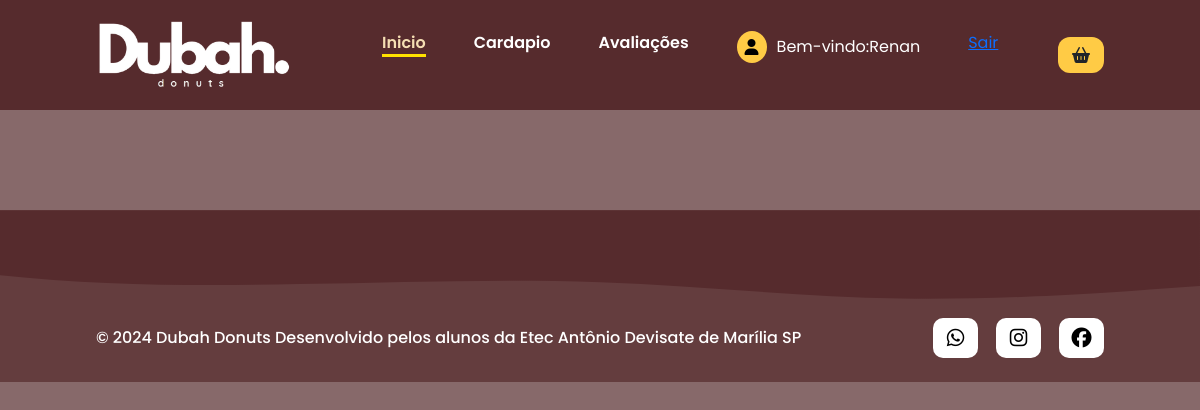
Before: /tcc/index.php?pag=login&pagina=pedidos (signed in) with the older database file.
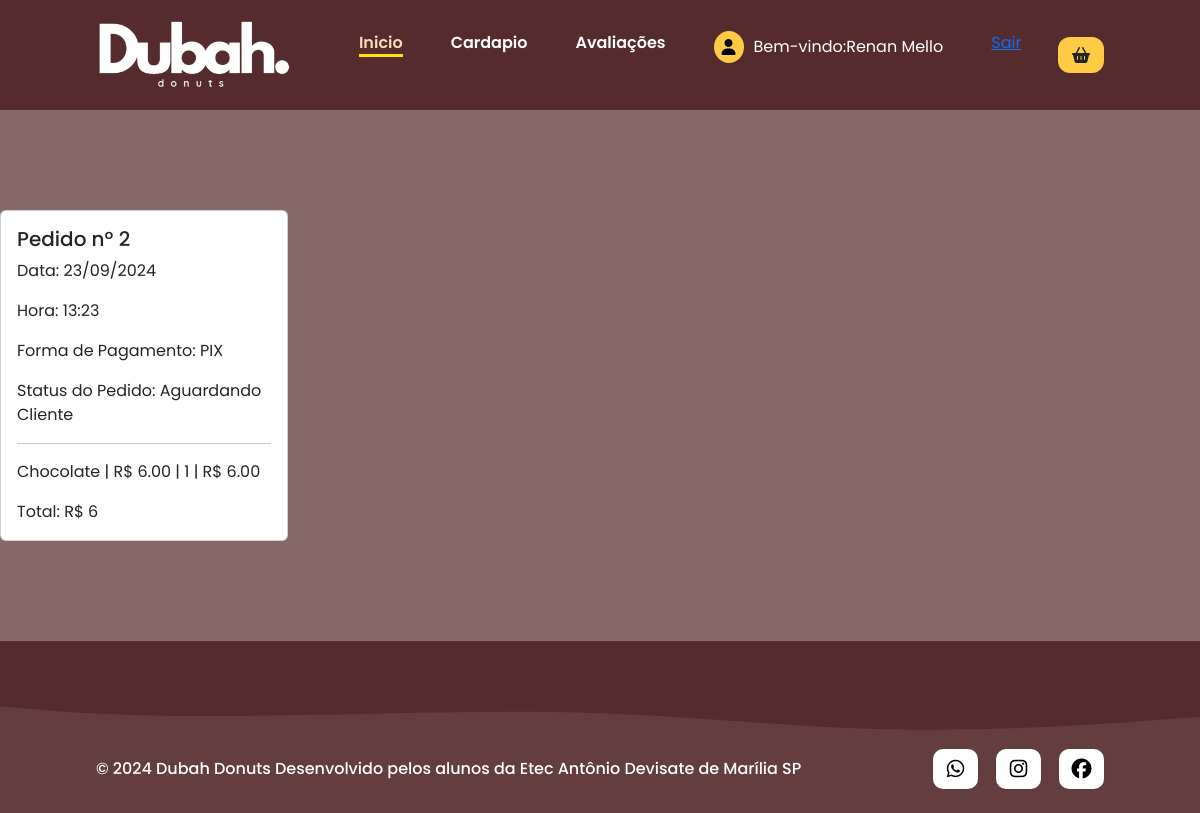
After: the same page with the newer database file.
### tables this page shows
CREATE TABLE `pedidos` (
  `id_pedidos` int(11) NOT NULL,
  `id_cliente` int(11) NOT NULL,
  `data` date NOT NULL,
  `hora` time NOT NULL,
  `forma` varchar(60) NOT NULL,
  `valor` varchar(60) NOT NULL,
  `status` int(11) NOT NULL
);

CREATE TABLE `itens` (
  `id_itens` int(11) NOT NULL,
  `id_pedido` int(11) NOT NULL,
  `id_produto` int(11) NOT NULL,
  `valor_unitario` decimal(9,2) NOT NULL,
  `qtd` int(11) NOT NULL,
  `subtotal` decimal(9,2) NOT NULL
);

CREATE TABLE `produtos` (
  `id_produto` int(11) NOT NULL,
  `nome` varchar(60) NOT NULL,
  `preco` decimal(9,2) NOT NULL,
  `categoria` int(11) NOT NULL,
  `data_validade` date NOT NULL,
  `quantidade` int(11) NOT NULL,
  `quantidade_min` int(11) NOT NULL,
  `descricao` text NOT NULL,
  `fornecedor` int(11) NOT NULL,
  `foto` varchar(60) NOT NULL
);

### tcc/paginas/usuarios/pedidos.php (the view)
<?php
require_once('conexao.php');
$id = $_SESSION['usuario']['cod'];
$query = $pdo->prepare("SELECT * FROM pedidos WHERE id_cliente = $id");
$query->execute();
$res = $query->fetchAll(PDO::FETCH_ASSOC);
$total = @count($res);
if($total > 0){
    for($i=0;$i<$total;$i++){
        ?>
   <div class="card" style="width: 18rem;">
  <div class="card-body">
    <h5 class="card-title">Pedido nº <?=$res[$i]['id_pedidos']?></h5>
    <p class="card-text">Data: <?=date("d/m/Y", strtotime($res[0]['data']))?></p>
    <p class="card-text">Hora: <?=date("H:i", strtotime($res[0]['hora']))?></p>
    <p class="card-text">Forma de Pagamento: <?=$res[$i]['forma']?></p>
    <?php
        $valor =$res[$i]['valor'];
        $status = $res[$i]['status'];
        $id_pedido = $res[$i]['id_pedidos'];
        if($status == 0){
            $status = 'Pedido Finalizado';
        }else{
            if($status == 1){
                $status = 'Em Preparação';
            }else{
                $status = 'Aguardando Cliente';
            }
        }
    ?>
    <p class="card-text">Status do Pedido: <?=$status?></p>
    <p class="card-text"><hr></p>
    <?php
        $q = $pdo->prepare("SELECT I.*, P.nome FROM itens I INNER JOIN produtos P On I.id_produto = P.id_produto WHERE I.id_pedido = $id_pedido");
        $q->execute();
        $resItens = $q->fetchAll(PDO::FETCH_ASSOC);
        $totalItens = @count($resItens);
        for($j=0;$j<$totalItens;$j++){
            ?>
            <p class="card-text"><?=$resItens[$j]['nome']?> | R$ <?=$resItens[$j]['valor_unitario']?> | <?=$resItens[$j]['qtd']?> | R$ <?=$resItens[$j]['subtotal']?></p>
            <?php
        }
    ?>
    <p class="card-text">Total: R$ <?=$valor?></p>
  </div>
</div>
    <?php
     }
}
?>

### tcc/index.php (shortened to what this page needs)
<?php
$pag = @$_GET['pag'];
if(empty($pag)){
    $pag = 'home.php';
}else{
    $pag = $pag.'.php';
}
?>
<!DOCTYPE html>
<html lang="pt-br">
<head>
    <link href="https://cdn.jsdelivr.net/npm/bootstrap@5.3.3/dist/css/bootstrap.min.css" rel="stylesheet">
    <link rel="stylesheet" href="https://cdnjs.cloudflare.com/ajax/libs/font-awesome/6.6.0/css/all.min.css" />
    <link rel="stylesheet" href="src/styles/style.css">
    <link rel="stylesheet" href="src/styles/header.css">
    <link rel="stylesheet" href="src/styles/home.css">
    <link rel="stylesheet" href="src/styles/menu.css">
    <link rel="stylesheet" href="src/styles/testimonials.css">
    <link rel="stylesheet" href="src/styles/footer.css">
    <link rel="stylesheet" href="src/sytles/seuspedidos.css">
    <link rel="stylesheet" href="src/styles/feedbackmais.css">
</head>
<body>
    <header>
        <nav id="navbar">
            <img src="imagens/logo-name.png" alt="Logo" id="nav-logo">
            <ul id="nav-list">
                <li class="nav-item active"><a href="index.php">Inicio</a></li>
                <li class="nav-item"><a href="index.php#menu">Cardapio</a></li>
                <li class="nav-item"><a href="index.php?#testimonials">Avaliações</a></li>
                <?php
                if (isset($_SESSION['usuario'])) {
                    echo "<div style='display: flex; align-items: center; gap: 10px; color: white; ' ><i class='fa-solid fa-user' style='background-color: #ffcb45;; border-radius: 50%; padding: 8px; color: black;'></i> Bem-vindo:" .$_SESSION['usuario']['nome']. "</div>";
                ?>
                <a href='sair.php'>Sair</a>
                <?php
                }else{
                    echo "<div style='display: flex; align-items: center; gap: 10px; color: white; ' ><i class='fa-solid fa-user' style='background-color: #ffcb45;; border-radius: 50%; padding: 8px; color: black;'></i> Bem-vindo: Visitante</div>";
                }
                ?>
            </ul>
            <a class="btn btn-default" href="index.php?pag=login"> <i class="fa-solid fa-basket-shopping"></i>
            </a>
        </nav>
    </header>
  <?php
    require_once('paginas/'.$pag)
  ?>
    <footer>
        <img src="imagens/wave.svg" alt="">
        <div id="footer_items">
            <span id="copyright" style="color: white;">
                &copy 2024 Dubah Donuts Desenvolvido pelos alunos da Etec Antônio Devisate de Marília SP
            </span>
            <div class="social-media-buttons">
                <a href="">
                    <i class="fa-brands fa-whatsapp"></i>
                </a>
                <a href="">
                    <i class="fa-brands fa-instagram"></i>
                </a>
                <a href="">
                    <i class="fa-brands fa-facebook"></i>
                </a>
            </div>
        </div>
    </footer>
</body>
</html>

### tcc/paginas/login.php (shortened to what this page needs)
<!DOCTYPE html>
<html lang="pt-br">
<head>
    <link rel="stylesheet" href="https://cdnjs.cloudflare.com/ajax/libs/font-awesome/6.6.0/css/all.min.css" />
    <link rel="stylesheet" href="src/styles/login.css">
</head>
<body>
<?php
if (isset($_SESSION['usuario'])) {
       $pagina = @$_GET['pagina'];
       if(empty($pagina)){
           $pagina = 'home.php';
       }else{
           $pagina = $pagina.'.php';
       }
           require_once('paginas/usuarios/'.$pagina);
}
?>

### tcc/src/styles/style.css (style rules this page uses)
* { font-family: 'poppins', sans-serif; margin: 0; padding: 0; box-sizing: border-box; }
html { scroll-behavior: smooth; }
body { background-color: #562b2db4; }
.btn-default { border: none; display: flex; align-items: center; justify-content: center; background-color: #ffcb45; border-radius: 12px; padding: 10px 14px; font-weight: 600; box-shadow: 0px 0px 10px 2px rbga(0, 0, 0, 0.1); cursor: pointer; transition-duration: 0.3s; }
.social-media-buttons { display: flex; gap: 18px; }
.social-media-buttons a { display: flex; align-items: center; justify-content: center; width: 45px; height: 40px; font-size: 1.25rem; border-radius: 10px; text-decoration: none; color: rgb(0, 0, 0); background-color: white; box-shadow: 0px 0px 10px 2px rgba(0, 0, 0, 0.007); transition: box-shadow .3s ease; }

### tcc/src/styles/header.css (style rules this page uses)
header { width: 100%; padding: 15px 8%; background-color: #562B2D; position: sticky; top: 0; z-index: 999; }
#navbar { width: 100%; display: flex; align-items: center; justify-content: space-between; }
#nav-logo { height: 80px; }
#nav-list { display: flex; list-style: none; gap: 48px; }
.nav-item a { color: white; text-decoration: none; font-weight: 600; }
.nav-item.active a { color: wheat; border-bottom: 3px solid #ffe100; }

### tcc/src/styles/footer.css (style rules this page uses)
footer { background-color: #562b2db4; margin-top: 100px; }
#footer_items { display: flex; justify-content: space-between; padding: 0px 8% 24px 8%; align-items: center; }
#copyright { color: var(--color-neutral-1);; font-weight: 500; }

### tcc/src/styles/login.css (style rules this page uses)
header { margin-bottom: 100px; }

Changed rows visible on the page:
added pedidos: id_pedidos "2", data "23/09/2024", hora "13:23", forma "PIX", status "Aguardando Cliente", valor "6"
added itens: id_produto.nome "Chocolate", valor_unitario "6.00", qtd "1", subtotal "6.00"
Other visible differences:
$_SESSION['usuario']['nome']: "Renan" → "Renan Mello"
